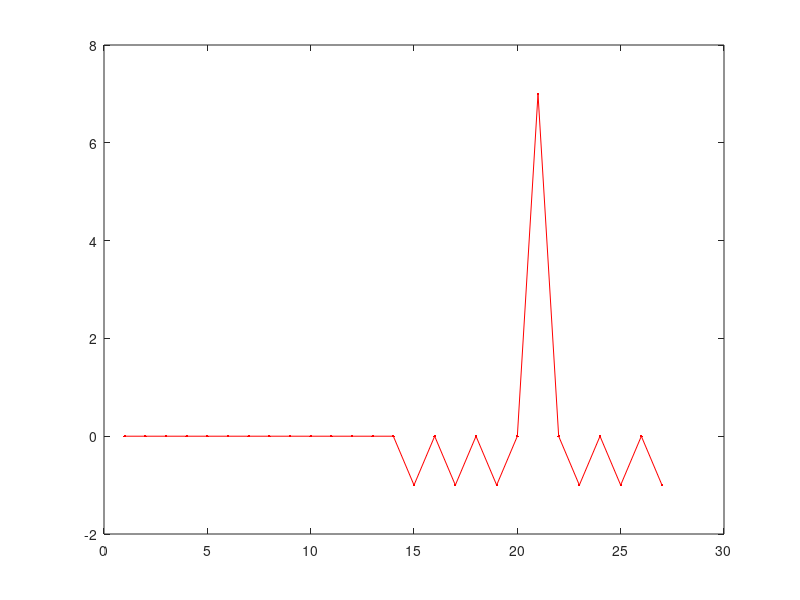

Write MATLAB code to recreate this figure.
% a)
clc
clf
clear all
close all


preamble = [1 1 1 -1 -1 1 -1];     % Barker code, https://en.wikipedia.org/wiki/Barker_code
        
   
Tp = length(preamble);                                  % length of preamble
Tx = randi([1,20], 1);                                  % Generate a random delay between 1 and 20
%rx = awgn([zeros(1, Tx) preamble], 10, 'measured');     % insert the sequence after the delay
rx = [zeros(1,Tx) preamble];
corr = conv(rx, fliplr(preamble));                      % correlate the sequence and received vector
figure;
plot(corr, '.-r')                                       % plot correlation

E = sum(abs(preamble).^2);                              % find the energy of the sequence

[tmp, Tmax] = max(corr);                                %find location of max correlation
Tx_hat = Tmax - length(preamble);                       %find delay
fprintf('delay = %d, estimation = %d\n', Tx, Tx_hat)

%  corr_coeff = corr/E;                                  % get correlation coefficient
%  figure; 
%  plot(corr_coeff,'.-b')  % plot it


% % b
% seq_error = preamble;
% seq_error(1) = ~seq_error(1);
% seq_error(7) = ~seq_error(7);
% 
% Tx = randi([1,20], 1);       % Generate a random delay between 1 and 20
% rx = awgn([zeros(1, Tx) seq_error], -0, 'measured');     % insert the sequence after the delay
% corr = conv(rx, fliplr(seq_error));   % correlate the sequence and received vector
% figure; plot(corr, '.-r')       % plot correlation
% 
% E = sum(abs(seq_error).^2);           % find the energy of the sequence
% 
% [tmp, Tmax] = max(corr);         %find location of max correlation
% Tx_hat = Tmax - length(seq_error);  %find delay
% fprintf('delay = %d, estimation = %d\n', Tx, Tx_hat)
% 
% corr_coeff = corr/E;            % get correlation coefficient
% figure; plot(corr_coeff,'.-b')  % plot it


%% 
% Is the choice of the sequence important for estimating the delay?
% Try different sequences and see if it answers the question above. 
% Try, plot(xcorr(seq)) on different sequences and observe the shape and
% width besides the point of maximum correlation coefficient
